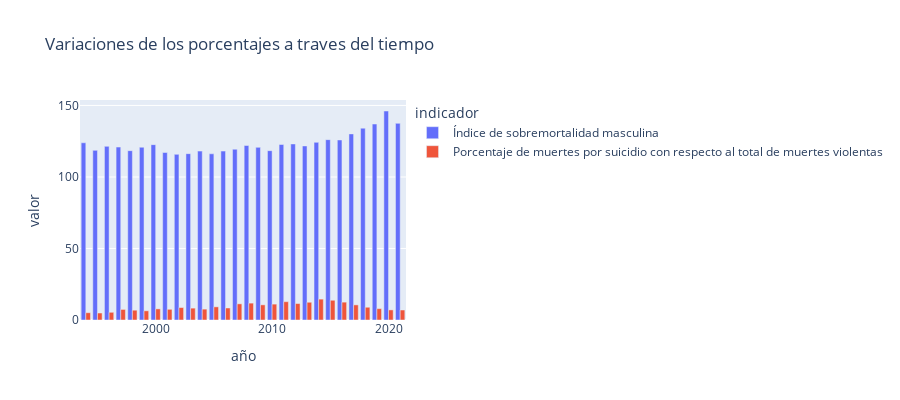

The cell this chart's notebook holds for it:
### Markdown cell above
**Sobremortalidad=Período en el que la mortalidad supera a la natalidad, provocando un crecimento negativo de la población.**

Esto quiere decir que a lo largo del tiempo han fallecido mas personas que las que nacieron en el estado de Guanajuato

Por otra parte se aprecia que existe un numero inmenso de muertes violentas a comparacion de muertes por suicidio

### Code cell
fig = px.bar(estado_porcentaje, x="año", y="valor",
             color='indicador', barmode='group', title="Variaciones de los porcentajes a traves del tiempo",
             height=400)
fig.show()

### Figure 1 — Plotly figure (JSON) as saved in the notebook; plotly's stock layout.template omitted (floating-point values rounded to 4 significant figures)
{"data": [{"alignmentgroup": "True", "hovertemplate": "indicador=Índice de sobremortalidad masculina<br>año=%{x}<br>valor=%{y}<extra></extra>", "legendgroup": "Índice de sobremortalidad masculina", "marker": {"color": "#636efa", "pattern": {"shape": ""}}, "name": "Índice de sobremortalidad masculina", "offsetgroup": "Índice de sobremortalidad masculina", "orientation": "v", "showlegend": true, "textposition": "auto", "type": "bar", "x": [1994, 1995, 1996, 1997, 1998, 1999, 2000, 2001, 2002, 2003, 2004, 2005, 2006, 2007, 2008, 2009, 2010, 2011, 2012, 2013, 2014, 2015, 2016, 2017, 2018, 2019, 2020, 2021], "xaxis": "x", "y": [123.9, 118.6, 121.4, 120.9, 118.4, 120.8, 122.6, 117.1, 115.8, 116.3, 118.1, 116.2, 118.1, 119.4, 122, 120.7, 118.4, 122.7, 123.1, 121.7, 124.2, 126.1, 125.9, 130.1, 134.1, 137.0, 146.1, 137.5], "yaxis": "y"}, {"alignmentgroup": "True", "hovertemplate": "indicador=Porcentaje de muertes por suicidio con respecto al total de muertes violentas<br>año=%{x}<br>valor=%{y}<extra></extra>", "legendgroup": "Porcentaje de muertes por suicidio con respecto al total de muertes violentas", "marker": {"color": "#EF553B", "pattern": {"shape": ""}}, "name": "Porcentaje de muertes por suicidio con respecto al total de muertes violentas", "offsetgroup": "Porcentaje de muertes por suicidio con respecto al total de muertes violentas", "orientation": "v", "showlegend": true, "textposition": "auto", "type": "bar", "x": [1994, 1995, 1996, 1997, 1998, 1999, 2000, 2001, 2002, 2003, 2004, 2005, 2006, 2007, 2008, 2009, 2010, 2011, 2012, 2013, 2014, 2015, 2016, 2017, 2018, 2019, 2020, 2021], "xaxis": "x", "y": [5.094, 4.877, 5.392, 7.393, 6.86, 6.423, 7.769, 7.48, 8.712, 8.3, 7.6, 9.2, 8.4, 11.3, 11.8, 10.6, 11.1, 12.8, 11.5, 12.4, 14.6, 13.8, 12.49, 10.56, 8.92, 7.934, 7.059, 6.985], "yaxis": "y"}], "layout": {"barmode": "group", "height": 400, "legend": {"title": {"text": "indicador"}, "tracegroupgap": 0}, "title": {"text": "Variaciones de los porcentajes a traves del tiempo"}, "xaxis": {"anchor": "y", "domain": [0, 1], "title": {"text": "año"}}, "yaxis": {"anchor": "x", "domain": [0, 1], "title": {"text": "valor"}}}}
